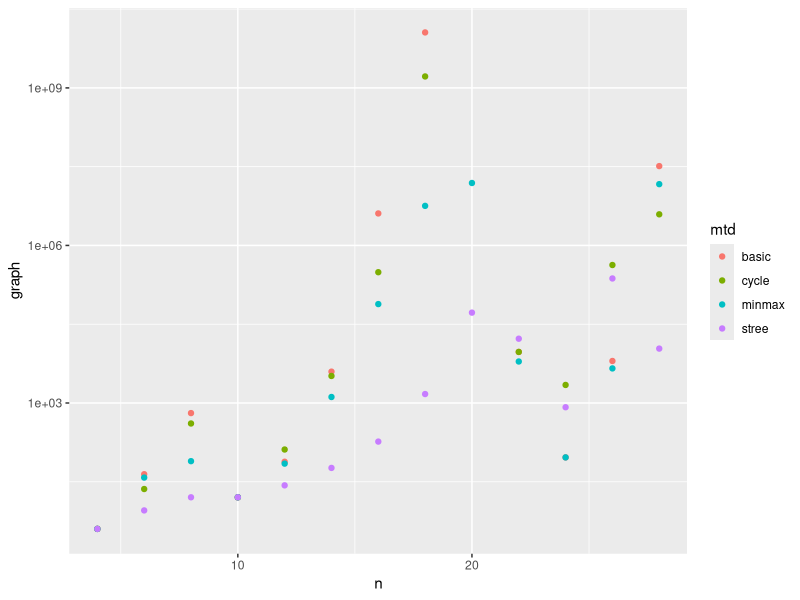

Source code (R):
library(readr)
library(dplyr)
library(ggplot2)

data <- read_csv('cmp-algo-node-lab.csv') %>%
  filter(d == 3, bdr == 'basic' | mgr == 'basic') %>%
  mutate(mtd = ifelse(mgr == 'basic', bdr, mgr)) %>%
  select(-c(bdr, mgr)) %>%
  group_by(n, d, mtd, node) %>%
  summarise(mean_time = mean(time)) %>%
  ungroup() %>%
  mutate(mtd = as.factor(mtd))

gp <- ggplot(data, aes(x = n, y = node, color = mtd)) +
  scale_y_log10() +
  geom_point() +
  labs(x = 'n', y = 'graph')
ggsave('cmp-algo-node.pdf', gp,
       width = 15, height = 10, units = 'cm')
